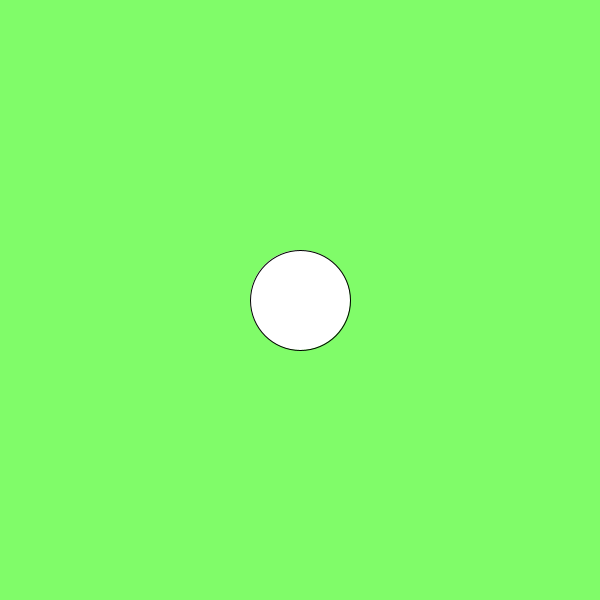
Frame 1 (no input)
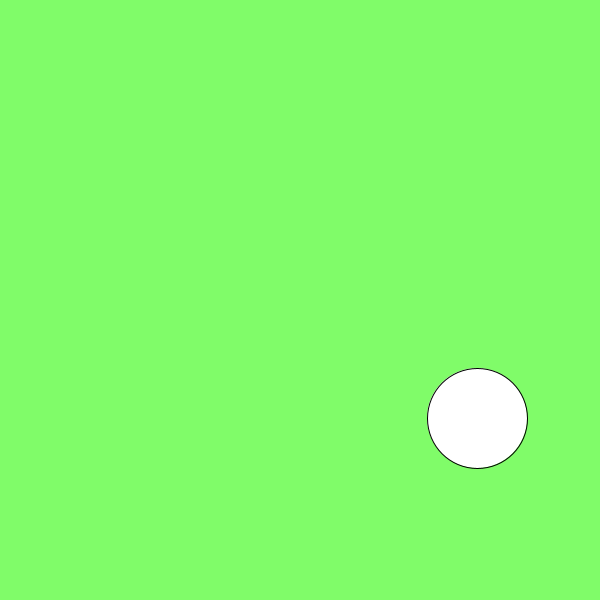
Frame 60 (the mouse pressed at the canvas centre just before this capture)
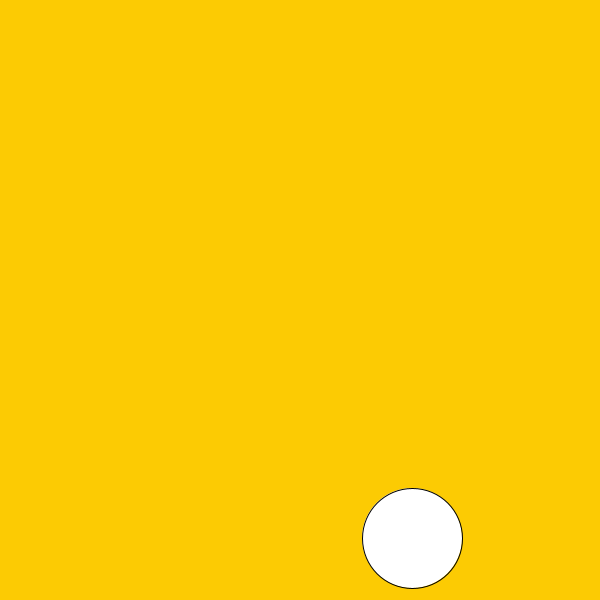
Frame 120 (the mouse held since frame 60 and released just before this capture)

The Processing sketch that drew these frames (run headless with seeded random() and noise(); from frame 60 on, the mouse is pressed at the canvas centre):

// Processing sketch: w7_01_colorBounceChallenge
// ── w7_01_colorBounceChallenge.pde
// Color Bounce Challenge

int x;
int y;
int diam;
int radius;
float xSpeed;
float ySpeed;
boolean switchBG = false;

void setup(){
  size(600,600);
  x = width/2;
  y = height/2;
  diam = 100;
  radius = diam/2;
  xSpeed = random(2,5);
  ySpeed = random(2,5);
  background(128,252,105); 
}

void draw(){
  if(switchBG){
    background(252,203,3);   
  } else {
    background(128,252,105); 
  }
  ellipse(x,y,diam,diam); 
  x += xSpeed;
  y += ySpeed;
  
  if(x > width - radius || x < 0 + radius) {
    xSpeed *= -1; 
    switchBG = !switchBG;
  }
  if(y > width - radius || y < 0 + radius) {
    ySpeed *= -1; 
    switchBG = !switchBG;
  }
}
